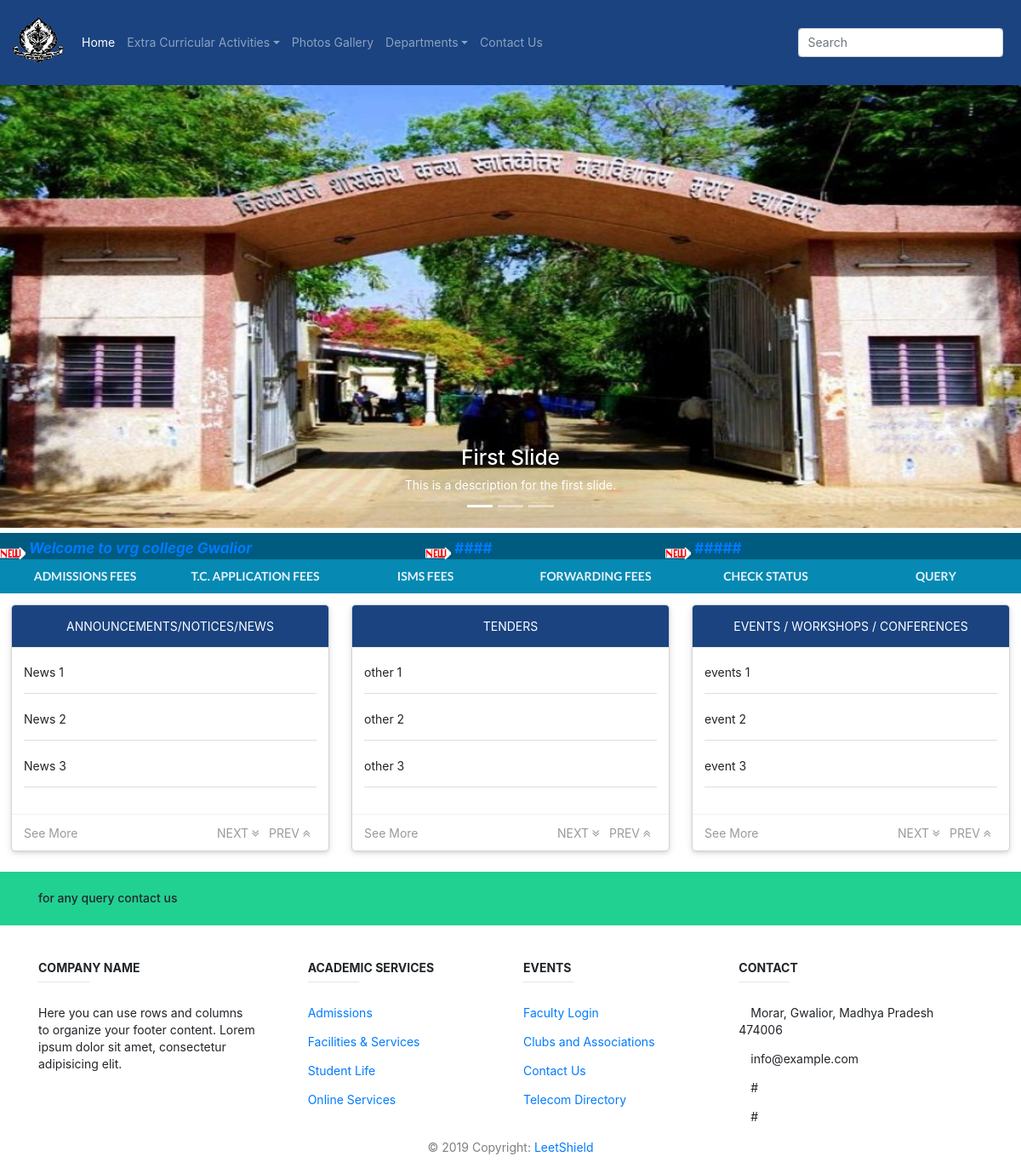
The app's page /, older data.
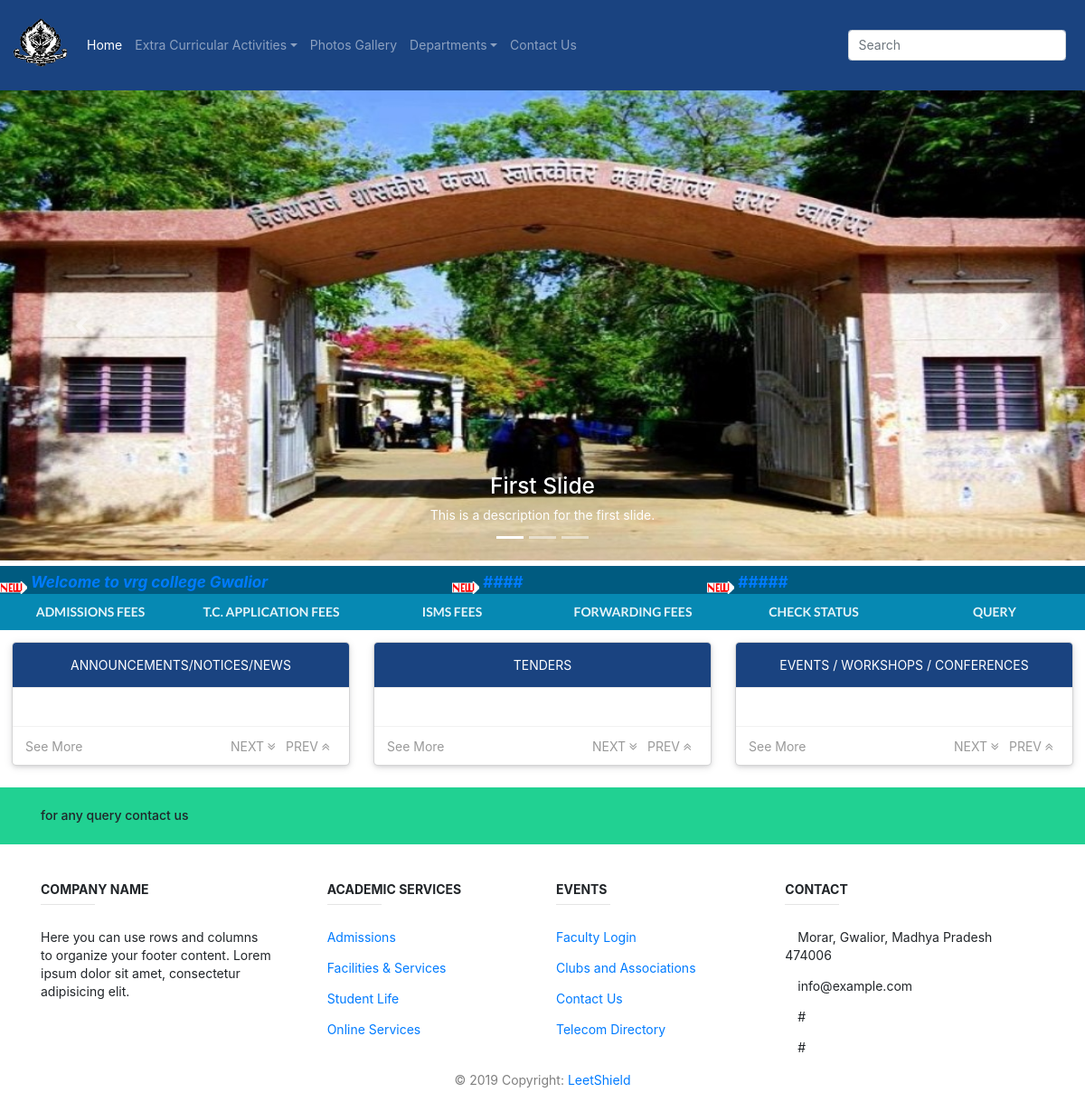
The same page, newer data.
### blog/models.py (models this page shows, shortened)
class Post(models.Model):
    author = models.ForeignKey(settings.AUTH_USER_MODEL, on_delete=models.CASCADE)
    title = models.CharField(max_length=200)
    text = models.TextField()
    created_date = models.DateTimeField(default=timezone.now)
    update_type = models.CharField(max_length=20, choices=category, default='News')

### blog/views.py (the view)
# urls.py: path('', views.post_list, name='post_list'),
def post_list(request):
    context = {
        'x1' : Post.objects.filter(update_type='News'),
        'x2' : Post.objects.filter(update_type='Tender'),
        'x3' : Post.objects.filter(update_type='Events'),
        'x4' : Post.objects.filter(update_type='other')
        }
    return render(request, 'blog/index.html',context)

### blog/templates/blog/index.html (shortened to what this page needs)
{% extends 'blog/base.html' %}
{% load static %}
{% block content %}
 <div id="carouselExampleIndicators" class="carousel slide" data-ride="carousel">
        <ol class="carousel-indicators">
          <li data-target="#carouselExampleIndicators" data-slide-to="0" class="active"></li>
          <li data-target="#carouselExampleIndicators" data-slide-to="1"></li>
          <li data-target="#carouselExampleIndicators" data-slide-to="2"></li>
        </ol>
        <div class="carousel-inner" role="listbox">
          <div class="carousel-item active" style="background-image: url('{% static 'images/vrggate.jpg' %}">
            <div class="carousel-caption d-none d-md-block">
              <h3>First Slide</h3>
              <p>This is a description for the first slide.</p>
            </div>
          </div>
		   <a class="carousel-control-prev" href="#carouselExampleIndicators" role="button" data-slide="prev">
          <span class="carousel-control-prev-icon" aria-hidden="true"></span>
        </a>
        <a class="carousel-control-next" href="#carouselExampleIndicators" role="button" data-slide="next">
          <span class="carousel-control-next-icon" aria-hidden="true"></span>
        </a>
        </div>
      </div>
      <div class="ui sixteen column" style="background-color:#005b80;/*background-color: #138808 !important;z-index: 1000; */   margin-top: 6px; padding-bottom: -1px;padding-top: 6px; margin-bottom: 0px; border-radius: 0;">
      <div class="anc" id="s"> <marquee behaviour="scroll" direction="left" onmouseover="this.stop();"
          onmouseout="this.start();"><img src="static/main/s1.gif" style="width:30px; vertical-align: bottom;">
		  <a href="main/17thConvocation/2019/index.html" target="_blank"><span style="font-size: 17px"><storng>
		  <i style="margin-right: 200px; font-weight: bolder;"> Welcome to vrg college Gwalior </i> </storng></span> </a>
		  <img src="static/main/s1.gif" style="width:30px; vertical-align: bottom;">
		  <a href="#" target="_blank"><span style="font-size: 17px"><storng>
		  <i style="margin-right: 200px; font-weight: bolder;">####</i></storng></span> </a>
		  <img src="static/main/s1.gif" style="width:30px; vertical-align: bottom;">
		  <a href="main/InductionProgram/2019/index.html" target="_blank"><span style="font-size: 17px"><storng>
		  <i style="margin-right: 200px; font-weight: bolder;"> #####</i> </storng></span> </a>
		  </marquee>
		</div>
    </div>
   <div class="ui inverted six item menu stackable borderless" style="z-index: 1000; margin-top: 0px; padding: 0px; border: 0px; background-color:#0689b3; border-radius: 0;/*background-color: #138808 !important*/">
      <a class="item" href="#" target="_blank">Admissions Fees</a>
      <a class="item" href="#" target="_blank">T.C. Application Fees</a>
		<a class="item" href="#" target="_blank">ISMS Fees</a>
		<a class="item" href="#" target="_blank">Forwarding Fees</a>
		<a class="item" href="#" target="_blank">Check Status</a>
		<a class="item" href="#" target="_blank">Query</a>
		</div>
    <div class="ui equal width grid stackable newsboxgrid" style="padding-bottom: 25px;margin-left: 0; margin-right: 0">
      <div class="column centered">
        <div class="ui raised fluid card panel">
          <div class="content bg-indigo">
            <div class="text-center white">
              <div class="header uppercase">Announcements/Notices/News</div>
            </div>
          </div>
          <div class="description content newsbox">
            <ul class="demo1" style="list-style: none;">
                 {% for n in x1 %}
              <li class="comment">{{ n.title }}<button class="voice" id="s101" style="width:30px;height:20px;background-color: Transparent;border:none;"></button>
                <div class="ui divider"></div>
              </li>
              {% endfor %}
            </ul>
          </div>
          <div class="extra content panel-footer"> <a href="#">See
              More</a>
           </div>
        </div>
      </div>
      <div class="column centered">
        <div class="ui raised fluid card panel">
          <div class="content bg-indigo">
            <div class="text-center white">
              <div class="header uppercase">Tenders</div>
            </div>
          </div>
          <div class="description content newsbox">
              <ul class="demo2" style="list-style: none;">
                   {% for t in x4 %}
                <li class="comment">{{ t.title }}<button class="voice" id="s201" style="width:30px;height:20px;background-color: Transparent;border:none;"></button>
                  <div class="ui divider"></div>
                </li>
                {% endfor %}
            </ul>
          </div>
          <div class="extra content panel-footer"> <a href="#">See
              More</a>
          </div>
        </div>
      </div>
      <div class="column centered">
        <div class="ui raised fluid card panel">
          <div class="content bg-indigo">
            <div class="text-center white">
              <div class="header uppercase">Events / Workshops / Conferences</div>
            </div>
          </div>
          <div class="description content newsbox">
            <ul class="demo3" style="list-style: none;">
              {% for e in x3 %}
              <li class="comment">{{ e.title }}<button class="voice" id="s301" style="width:30px;height:20px;background-color: Transparent;border:none;"></button>
                <div class="ui divider"></div>
              </li>
              {% endfor %}
            </ul>
             </div>
          <div class="extra content panel-footer"> <a href="#">See
              More</a>
          </div>
        </div>
      </div>
    </div>
</body>
{% endblock content %}

### blog/templates/blog/base.html (shortened to what this page needs)
{% load static %}
<!doctype html>
<html lang="en">
<head>
     <link rel="stylesheet" type="text/css" href="{% static 'main/semantic/semantic.css' %}">
	 <link rel="stylesheet" type="text/css" href="static/main/index.min.css">
	 <link href="{% static 'main/half-slider.css' %}" rel="stylesheet">
	 <link href="{% static 'main/css/bootstrap.min.css' %}" rel="stylesheet">
</head>
<body>
<nav class="navbar navbar-expand-lg navbar-dark primary-color bg-indigo">
  <a class="navbar-brand" href=""> <img src="{% static 'images/logo.png' %}" alt=""> </a>
  <div class="collapse navbar-collapse" id="basicExampleNav">
    <ul class="navbar-nav mr-auto">
      <li class="nav-item active">
        <a class="nav-link" href="#">Home <span class="sr-only">(current)</span></a>
      </li>
      <li class="nav-item dropdown">
	  <a class="nav-link dropdown-toggle" id="navbarDropdownMenuLink" data-toggle="dropdown"
          aria-haspopup="true" aria-expanded="false"" href="#">Extra Curricular Activities</a>
	  </li>
      <li class="nav-item"><a class="nav-link" href="blog/gallery.html">Photos Gallery</a>
      </li>
      <li class="nav-item dropdown">
        <a class="nav-link dropdown-toggle" id="navbarDropdownMenuLink" data-toggle="dropdown"
          aria-haspopup="true" aria-expanded="false">Departments</a>
      </li>
<li class="nav-item"><a class="nav-link" href="#">Contact Us</a>
      </li>
    </ul>
    <form class="form-inline">
      <div class="md-form my-0">
        <input class="form-control mr-sm-2" type="text" placeholder="Search" aria-label="Search">
      </div>
    </form>
  </div>
</nav>
</body>
  {% block content %}
  {% endblock content %}
<footer class="page-footer font-small blue-grey lighten-5">
  <div style="background-color: #21d192;">
    <div class="container">
      <div class="row py-4 d-flex align-items-center">
        <div class="col-md-6 col-lg-5 text-center text-md-left mb-4 mb-md-0">
          <h6 class="mb-0">for any query contact us</h6>
        </div>
        <div class="col-md-6 col-lg-7 text-center text-md-right">
          <a class="fb-ic">
          </a>
          <a class="tw-ic">
          </a>
          <a class="gplus-ic">
          </a>
          <a class="li-ic">
          </a>
        </div>
      </div>
    </div>
  </div>
  <div class="container text-center text-md-left mt-5">
    <div class="row mt-3 dark-grey-text">
      <div class="col-md-3 col-lg-4 col-xl-3 mb-4">
        <h6 class="text-uppercase font-weight-bold">Company name</h6>
        <hr class="teal accent-3 mb-4 mt-0 d-inline-block mx-auto" style="width: 60px;">
        <p>Here you can use rows and columns to organize your footer content. Lorem ipsum dolor sit amet,
          consectetur
          adipisicing elit.</p>
      </div>
      <div class="col-md-2 col-lg-2 col-xl-2 mx-auto mb-4">
        <h6 class="text-uppercase font-weight-bold">Academic  Services</h6>
        <hr class="teal accent-3 mb-4 mt-0 d-inline-block mx-auto" style="width: 60px;">
        <p>
          <a class="dark-grey-text" href="#!">Admissions</a>
        </p>
        <p>
          <a class="dark-grey-text" href="#!">Facilities &amp; Services</a>
        </p>
        <p>
          <a class="dark-grey-text" href="#!">Student Life</a>
        </p>
        <p>
          <a class="dark-grey-text" href="#!">Online Services</a>
        </p>
      </div>
      <div class="col-md-3 col-lg-2 col-xl-2 mx-auto mb-4">
        <h6 class="text-uppercase font-weight-bold">Events</h6>
        <hr class="teal accent-3 mb-4 mt-0 d-inline-block mx-auto" style="width: 60px;">
        <p>
          <a class="dark-grey-text" href="#!">Faculty Login</a>
        </p>
        <p>
          <a class="dark-grey-text" href="#!">Clubs and Associations</a>
        </p>
        <p>
          <a class="dark-grey-text" href="#!">Contact Us</a>
        </p>
        <p>
          <a class="dark-grey-text" href="#!">Telecom Directory</a>
        </p>
      </div>
      <div class="col-md-4 col-lg-3 col-xl-3 mx-auto mb-md-0 mb-4">
        <h6 class="text-uppercase font-weight-bold">Contact</h6>
        <hr class="teal accent-3 mb-4 mt-0 d-inline-block mx-auto" style="width: 60px;">
        <p>
           Morar, Gwalior, Madhya Pradesh 474006</p>
        <p>
           info@example.com</p>
        <p>
            #</p>
        <p>
            #</p>
      </div>
    </div>
  </div>
  <div class="footer-copyright text-center text-black-50 py-3">© 2019 Copyright:
    <a class="dark-grey-text" href="https://leetshield.com"> LeetShield</a>
  </div>
</footer>
</html>

### blog/static/main/half-slider.css (style rules this page uses)
.carousel-item { height: 65vh; min-height: 300px; background: no-repeat center center scroll; -webkit-background-size: cover; -moz-background-size: cover; -o-background-size: cover; background-size: cover; }

Row changes from the older to the newer data that the page shows:
removed Post: title "News 1", shown under "First Slide"
removed Post: title "News 2", shown under "First Slide"
removed Post: title "News 3", shown under "First Slide"
removed Post: title "other 1"
removed Post: title "other 2"
removed Post: title "other 3"
removed Post: title "events 1"
removed Post: title "event 2"
removed Post: title "event 3"
